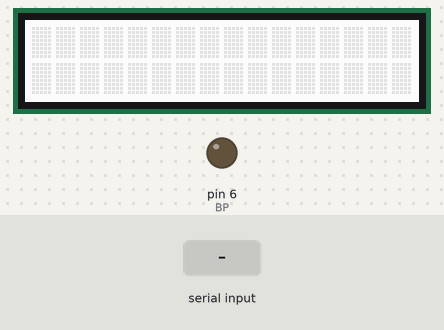
A sketch run on a simulated Arduino Uno, built with avr-gcc and run on an emulated ATmega328P. Parts: 16×2 character LCD, output pins drawn as LEDs (lit = HIGH). Inputs (shaded band) come from the test bench.

Above: at 2.2 s.
2.3 s: "90,45,200\n" received over Serial
At 3.0 s:
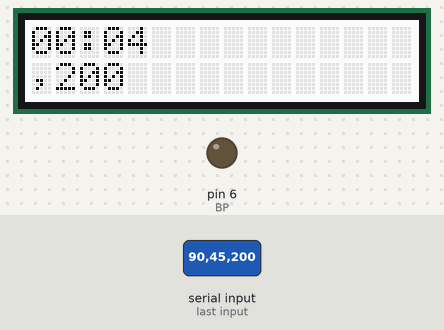
3.8 s: "30,150,10\n" received over Serial
At 4.2 s:
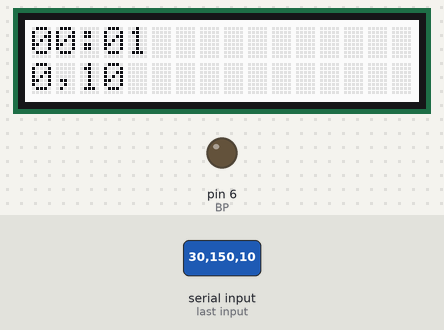
Timing chart, 0 to 6.8 s (numbered marks = the images above; inputs shaded):
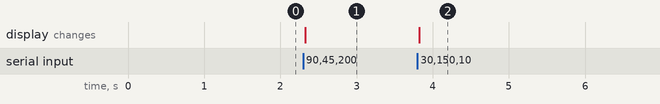

Measured:
- after the input at 2.3 s, the display: changes at once (image 1)
- after the input at 3.8 s, the display: changes at once (image 2)

The sketch:

Arduino_Serial_Alarm_v1.ino
```cpp
/* Arduino Alarm Clock
 * Description: The Sketch uses Serial Communcation to run an alarm clock.
 * This is intended to act as an ioT Device.
 * Author: Skyler Shi, Anirudh Pal
 */

 // Import Libraries
#include "pitches.h" // Used to play Tones
#include <Wire.h> // Used for i2c Communication
#include "rgb_lcd.h" // Library to Interface with LCD (Should be replaced)

// Pin Defination
const char BP = 6; // Buzzer
const char VP = A0; // Vibration
// Global Variables
rgb_lcd lcd; // LCD Object
const int threshold = 900; // Vibration Threshold
const char colorR = 255; // Red Value
const char colorG = 255; // Green Value
const char colorB = 255; // Blue Value
const int melody[] = {NOTE_C4, NOTE_G3, NOTE_G3, NOTE_A3, NOTE_G3, 0, NOTE_B3, NOTE_C4}; // Melody Defination
const char noteDurations[] = {4, 8, 8, 4, 4, 4, 4, 4}; // Melody Duration
char alarm = 0; // Alarm
int time_hour1; // Hours
int time_hour2;
int time_min1; // Mins
int time_min2;
String message; // Message
String com; // Pi Transmition

/* The following setups:
 * 1.Serial Communication with Pi
 * 2.i2c with LCD
 * 3.Set Buzzer Output
 * 4.Set Vibration Input
 */
void setup() {
  pinMode(A0,INPUT);
  // Start Talking to Pi
  Serial.begin(9600);
  // Start Talking to LCD
  lcd.begin(16, 2);
  // Set Color (Remove Later)
  lcd.setRGB(colorR, colorG, colorB);
  // Set Buzzer Output
  pinMode(BP, OUTPUT);
  // Delay
  delay(1000);
}

/* The following loops:
 * 1.Communication
 * 2.Updates Alarm & Display
 */
void loop() {
  parseData();
}

/* Plays the Alarm & Flashes Screen*/
void playAlarm(){
  // Control Loop
  while(1) {
    // Melody Loop
    for (int thisNote = 0; thisNote < 8; thisNote++) {
      // Determine Note Duration
      int noteDuration = 1000 / noteDurations[thisNote];
      // Push Tone & LCD RGB
      lcd.setRGB(colorR, 0, 0);
      tone(BP, melody[thisNote], noteDuration);
      // Pause Duration & LCD RGB
      int pauseBetweenNotes = noteDuration * 1.30*.5;
      delay(pauseBetweenNotes);
      lcd.setRGB(0, colorG, 0);
      delay(pauseBetweenNotes);
      // Stop Note
      noTone(BP);
    }
    // Break Statement
    if(analogRead(VP) > threshold)
      break;
  }
  // Turn White
  lcd.setRGB(colorR, colorG, colorB);
}

/* Parse Serial Data */
void parseData() {
  // Serial Data Available
  if(Serial.available()) {
    // Catch Data
    com = Serial.readStringUntil('\n');
    // Parse Data
    time_hour1 = (com.substring(0,1)).toInt();
    time_hour2 = (com.substring(1,2)).toInt();
    time_min1 = (com.substring(2,3)).toInt();
    time_min2 = (com.substring(3,4)).toInt();
    alarm = (com.substring(4,5)).toInt();
    message = com.substring(5, com.indexOf('\n'));
    /* Test Print
    Serial.print("Time: ");
    Serial.print(time_hour);
    Serial.print(":");
    Serial.print(time_min);
    Serial.print(" ");
    Serial.print(alarm);
    Serial.print(" ");
    Serial.println(message);
    */
    // Display Clock & Alarm
    display();
    if(alarm == 1) {
      playAlarm();
      alarm = 0;
    }
  }
}

/* Used to Display Clock */
void display() {
  // Display Clock & Message LCD
  lcd.setCursor(0, 0);
  lcd.clear();
  lcd.print(0x0);
  lcd.print(time_hour2);
  lcd.print(":");
  lcd.print(time_min1);
  lcd.print(time_min2);
  lcd.setCursor(0,1);
  lcd.print(message);
}
```
